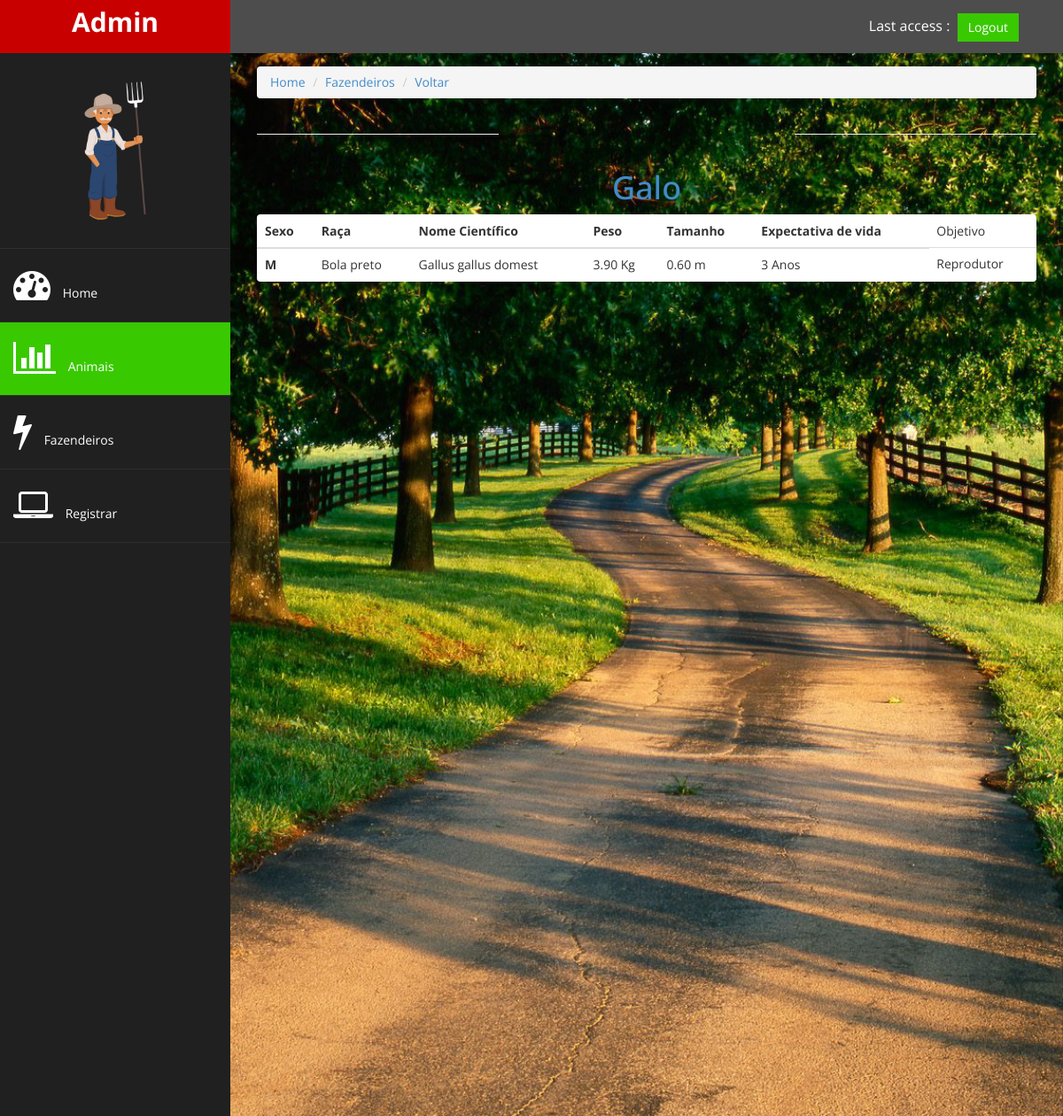
The app's page /home/animais/4/ with its own data.
### gestao/models.py (models this page shows)
class Animal(models.Model):
      nome = models.CharField(max_length=20)
      sexo = models.CharField(max_length=1, choices=[('M','Macho'),('F','Fêmea')])
      raca = models.CharField(max_length=20, verbose_name='Raça')
      cientifico = models.CharField(max_length=20, verbose_name='Nome Científico')
      peso = models.DecimalField(max_digits=6, decimal_places=2)
      tamanho = models.DecimalField(max_digits=5,decimal_places=2)
      expectativa = models.IntegerField(verbose_name='Expectativa de Vida')
      objetivo = models.CharField(max_length=10, choices=[('Abate','Abate'),('Reprodutor','Reprodutor')])

### gestao/views.py (the view)
# urls.py: path('animais/<int:animal_id>/', views.show_animal)
def show_animal(request, animal_id):
      animal = Animal.objects.get(id=animal_id)
      return render(request, 'animal/show.html', {'animal':animal})

### gestao/templates/animal/show.html
{% extends 'base.html' %}
{% block active-animais %}
active-menu
{% endblock %}
{% block conteudo %}
<div class="row">
      <div class="col-md-12">
            <ol class="breadcrumb">
                  <li><a href="/home/">Home</a></li>
                  <li><a href="/home/fazendeiros">Fazendeiros</a></li>
                  <li><a href="/home/animais">Voltar</a></li>
            </ol>
      </div>
</div>
<div class="row">
      <div class="col-md-4">
            <hr class="featurette-divider">
      </div>
      <div class="col-lg-4">
      </div>
      <div class="col-md-4">
            <hr class="featurette-divider">
      </div>
</div>
<div class="row">
      <div class="col-md-12">
            <h1 id="nome-animal"><a target="_blank" href="https://www.google.com/search?ei=DAFEXKayDcLZ5OUP-72D0AE&q={{animal.nome}}+{{animal.raca}}">{{animal.nome}}</a></h1>
            <table class="table panel">
                  <thead>
                        <tr>
                              <th>Sexo</th>
                              <th>Raça</th>
                              <th>Nome Científico</th>
                              <th>Peso</th>
                              <th>Tamanho</th>
                              <th>Expectativa de vida</th>
                              <td>Objetivo</td>
                        </tr>
                  </thead>
                  <tbody>
                        <tr>
                              <th>{{animal.sexo}}</th>
                              <td>{{animal.raca}}</td>
                              <td>{{animal.cientifico}}</td>
                              <td>{{animal.peso}} Kg</td>
                              <td>{{animal.tamanho}} m</td>
                              <td>{{animal.expectativa}} Anos</td>
                              <td>{{animal.objetivo}}</td>
                        </tr>
                  </tbody>
            </table>
      </div>
</div>
{% endblock %}

### gestao/static/assets/css/custom.css (style rules this page uses)
body { font-family: 'Open Sans', sans-serif; }

### gestao/static/assets/css/style.css (style rules this page uses)
#nome-animal { text-align: center; }

### records on screen
Animal: nome "Galo", sexo "M", raca "Bola preto", cientifico "Gallus gallus domest", peso "3.90", tamanho "0.60", expectativa "3", objetivo "Reprodutor"
